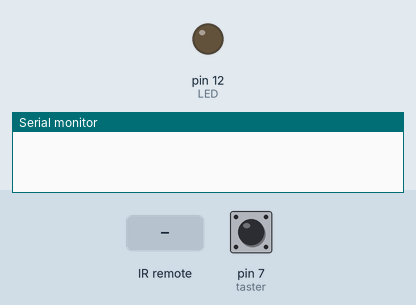
This sketch was run on a simulated Arduino Uno, built with avr-gcc and run on an emulated ATmega328P. On the bench: output pins drawn as LEDs (lit = HIGH), the last lines printed to the serial monitor. Inputs (shaded band) come from the test bench; at power-on: pin 7 (taster) LOW.

Above: at 1.2 s.
1.3 s: infrared code 0x54C0 received
At 1.7 s:
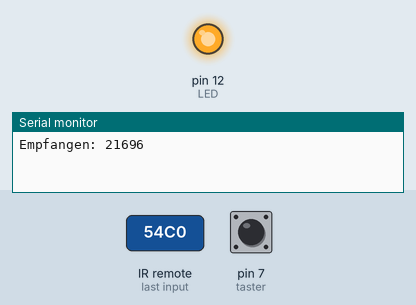
Timing chart, 0 to 4.3 s (numbered marks = the images above; inputs shaded):
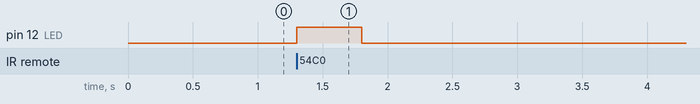

Measured:
- after the input at 1.3 s, pin 12 (LED): LOW → HIGH at once, → LOW 0.50 s later

The sketch:

433CodeOderTasteEmphDannWeiter.ino
```cpp
#include <RCSwitch.h>
int LED=12;
int taster=7; //Das Wort „taster“ steht jetzt für den Wert 7.
int tasterstatus=0; //Das Wort „tasterstatus“ steht jetzt zunächst für den Wert 0. Später wird unter dieser Variable gespeichert, ob der Taster gedrückt ist oder nicht.
RCSwitch mySwitch = RCSwitch();

void setup()
{
  Serial.begin(9600);
  mySwitch.enableReceive(0);  // Empfänger ist an Interrupt-Pin "0" - Das ist am UNO der Pin2
  pinMode(LED, OUTPUT); //Der Pin mit der LED (Pin13) ist jetzt ein Ausgang.
  pinMode(taster, INPUT); //Der Pin mit dem Taster (Pin 7) ist jetzt ein Eingang.
}

void loop() {


  if (mySwitch.available()) // Wenn ein Code Empfangen wird...
  {
  int value = mySwitch.getReceivedValue(); // Empfangene Daten werden unter der Variable "value" gespeichert.
  tasterstatus=digitalRead(taster);

  //if (value == 0) // Wenn die Empfangenen Daten "0" sind, wird "Unbekannter Code" angezeigt.

  if (tasterstatus == HIGH)
    {
      Serial.println("Gut gedrückt");
      digitalWrite(LED, HIGH);


    }

    else // Wenn der Empfangene Code brauchbar ist, wird er hier an den Serial Monitor gesendet.
    {
      Serial.print("Empfangen: ");
      Serial.println( value );
        if (value == 21696)   //Verarbeitung: Wenn der Arduino die Zahl "5678" empfängt, dann...
        {   //Programmabschnitt des IF-Befehls öffnen.
        digitalWrite(LED, HIGH); //dann soll die LED leuchten
        delay (500);   //und zwar für 0,5 Sekunden (500 Millisekunden).
        digitalWrite(LED, LOW); //danach soll die LED aus sein.
        }   //Programmabschnitt des IF-Befehls schließen.
    }
    mySwitch.resetAvailable(); // Hier wird der Empfänger "resettet"
  }
}
```
